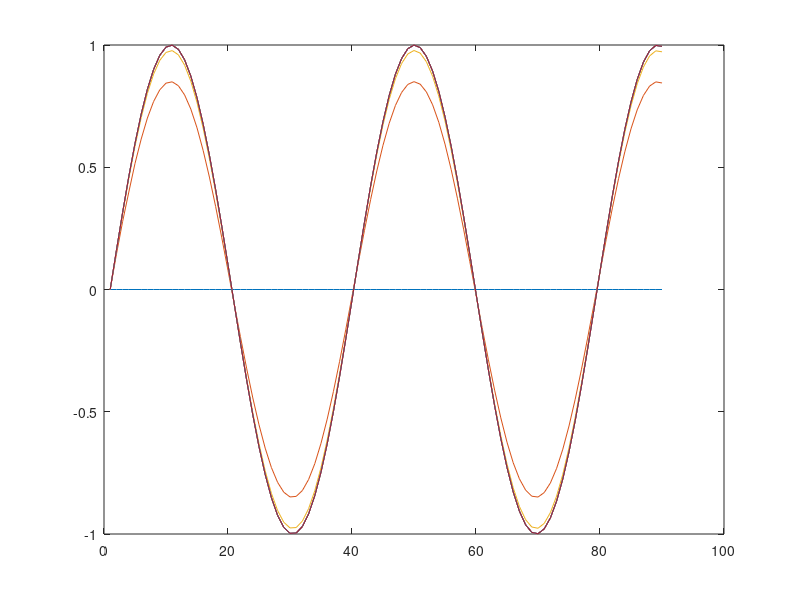
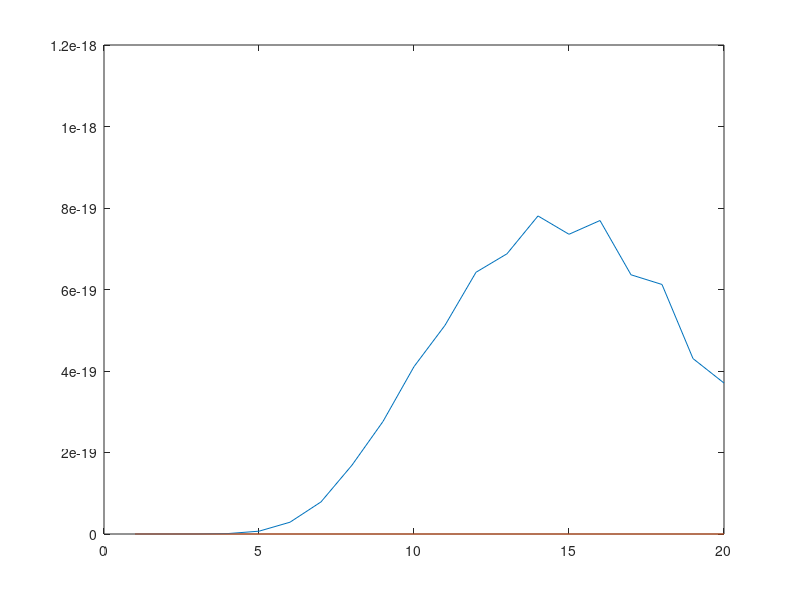
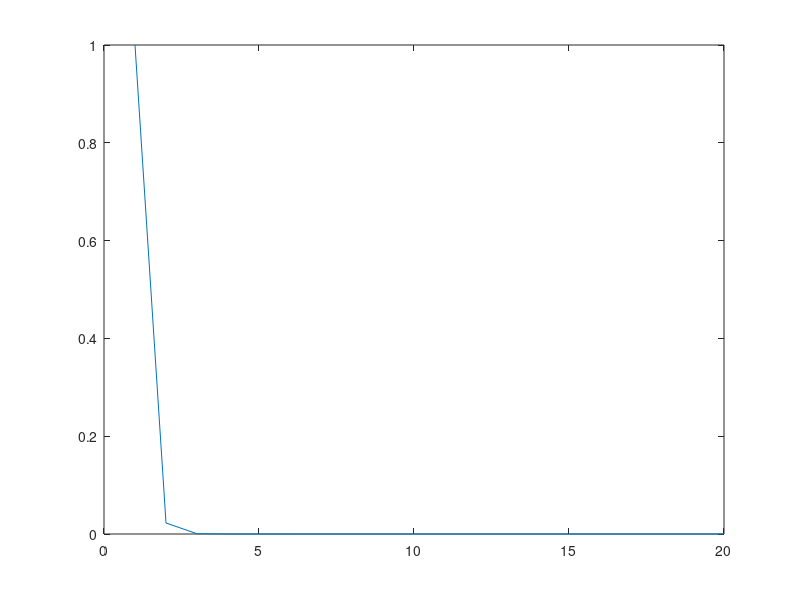

Reproduce these figures in MATLAB, in order.
clear all;
close all;
m=20;
n=100;
gama=0.9;
x1(1:m,1:n)=0;
x2(1:m,1:n)=0;
u(1:m,1:n)=0;
y(1:m,1:n)=0;
e(1:m,1:n)=0;
err(1:m,1:n)=0;

% b=beronulli(1,1000,1);
% w=randn(m,n)/5;
for n=1:100  
    y_d(n) = sin(8*(n-1)/50); 
%y_d(n) = 5*sin(n*pi/100)+0.3*cos(n*pi/100);   
%     if n<=300
%         y_d(n) =5*(-1).^round(n/100); 
%     else if n<=700  
%         y_d(n) = 5*sin(n*pi/100)+0.3*cos(n*pi/100);    
%     else    
%         y_d(n) =5*(-1).^round(n/100);
%     end
%     end
            
   %y_d(n)=12*n.^2*(n-1);
   %y_d(n) = sin(2*pi*n/50);
end
for k=1:m
    
    for t=2:n-1   
      % 描述系统状态
      x1(k,t)=(-0.8*x1(k,t-1))-0.22*x2(k,t-1)+0.5*u(k,t-1);
      x2(k,t)=x1(k,t-1)+u(k,t-1);
      y(k,t-1)=(x1(k,t-1)+0.5*x2(k,t-1));
      e(k,t-1)=y_d(t-1)-y(k,t-1);
      err(k,t-1)=abs(e(k,t-1)).^2;      
    end
    for t=2:n-1  
        u(k+1,t-1)=u(k,t-1)+gama*e(k,t)+0.3*e(k,t-1);    
    end
    errn(k)=max(err(k,:));
end
 plot(y_d(1:90),'-r');hold on
 plot(y(1,1:90));hold on;
 plot(y(2,1:90));hold on;
 plot(y(3,1:90));hold on;
 plot(y(5,1:90));hold on;
 plot(y(8,1:90));hold on;
 plot(y(10,1:90));hold on;
 plot(y(15,1:90));hold on;
figure 
% plot(err(5,1:90));    %误差迭代变化图
plot(err(12,1:20));hold on
plot(err(15,1:20));hold on
k=1:20;
figure;
plot(k,errn(k)) %最大误差迭代收敛图
